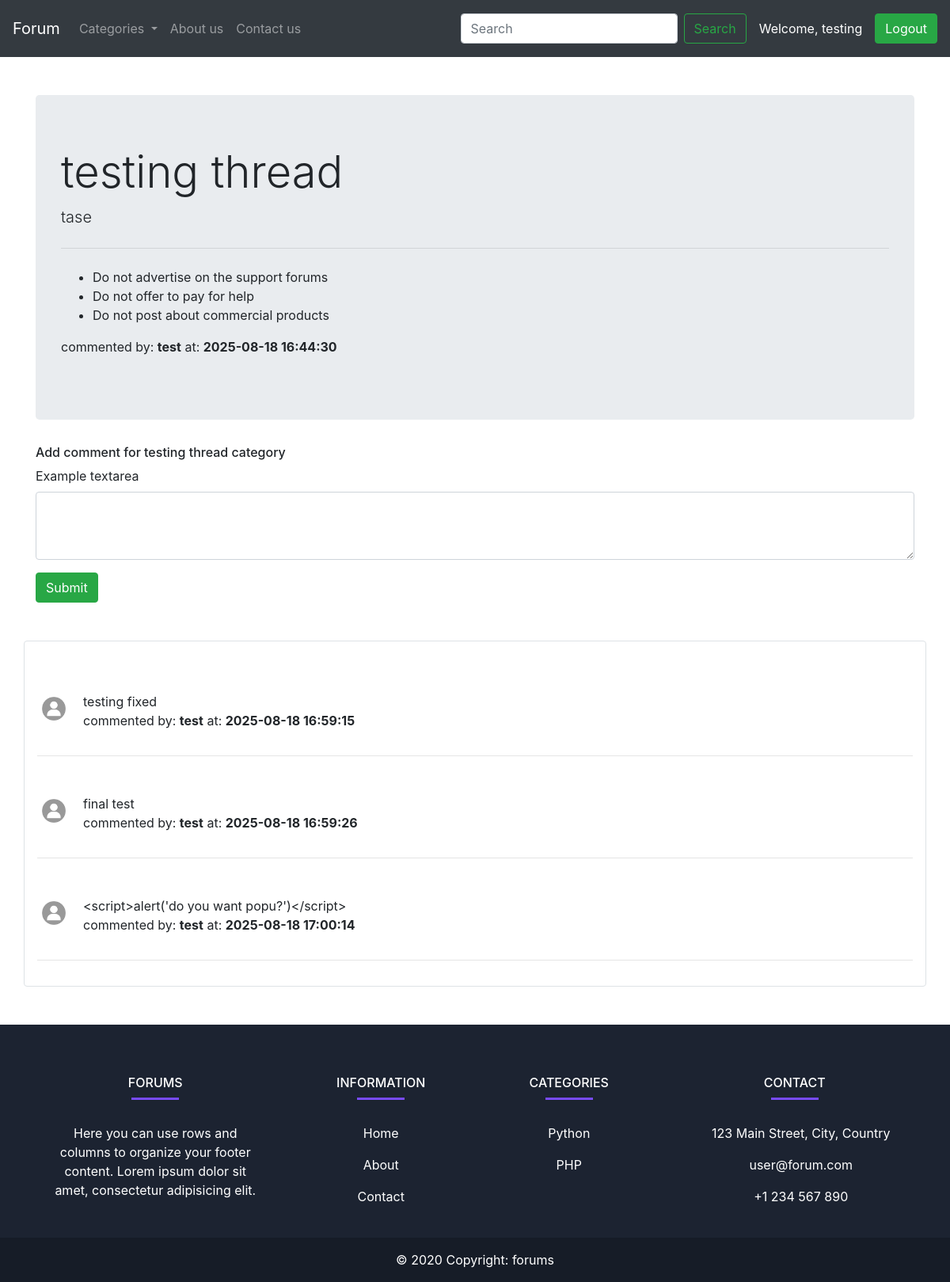
Screenshot of /thread.php?question_id=27 (signed in) with the database file from the repository.
### tables this page shows
CREATE TABLE IF NOT EXISTS `questions` (
  `ques_id` int NOT NULL AUTO_INCREMENT,
  `ques_title` varchar(255) NOT NULL,
  `ques_desc` text NOT NULL,
  `ques_cat_id` int NOT NULL,
  `ques_user_id` int NOT NULL,
  `ques_cr_time` datetime NOT NULL DEFAULT CURRENT_TIMESTAMP,
  PRIMARY KEY (`ques_id`)
);

CREATE TABLE IF NOT EXISTS `users` (
  `srno` int NOT NULL AUTO_INCREMENT,
  `username` varchar(30) NOT NULL,
  `email` varchar(30) NOT NULL,
  `password` varchar(255) NOT NULL,
  `created_date` datetime NOT NULL DEFAULT CURRENT_TIMESTAMP,
  PRIMARY KEY (`srno`)
);

CREATE TABLE IF NOT EXISTS `comments` (
  `comm_id` int NOT NULL AUTO_INCREMENT,
  `comm_desc` text NOT NULL,
  `ques_id` int NOT NULL,
  `comm_user_id` int NOT NULL,
  `comm_time` datetime NOT NULL DEFAULT CURRENT_TIMESTAMP,
  PRIMARY KEY (`comm_id`)
);

### thread.php (the view, shortened to what this page needs)
<?php
include 'partial/_db_connection.php';
$qus_id = $_GET['question_id'];
$sql = "SELECT * FROM `questions` WHERE `ques_id` = '$qus_id'";
$result = mysqli_query($conn,$sql);
while ($rows = mysqli_fetch_assoc($result)) {
    $ques_title = $rows['ques_title'];
    $ques_desc = $rows['ques_desc'];
    $ques_time = $rows['ques_cr_time'];
    $ques_user_id = $rows['ques_user_id'];
}
 $sql2 = "SELECT * FROM users WHERE `srno` = '$ques_user_id'";
       $result2 = mysqli_query($conn,$sql2);
       $rows2 = mysqli_fetch_assoc($result2);
?>
<!doctype html>
<html lang="en">
<head>
    <link rel="stylesheet" href="https://cdn.jsdelivr.net/npm/bootstrap@4.4.1/dist/css/bootstrap.min.css"
>
    <link rel="stylesheet" href="style.css">
</head>
<body>
    <?php
    include 'partial/_header.php' ;
    ?>
    <div class="container mt-5">
        <div class="jumbotron">
            <h1 class="display-4"><?php echo $ques_title?></h1>
            <p class="lead"><?php echo $ques_desc ?></p>
            <hr class="my-4">
            <p><ul>
                <li>Do not advertise on the support forums</li>
                 <li>Do not offer to pay for help</li>
                  <li>Do not post about commercial products</li>
            </ul></p>
           <?php echo  '<p>commented by: <b>'.$rows2["username"] .'</b> at: <b>'.$ques_time.'</b></p>'?>
        </div>
    </div>
    <div class="container">
        <h6>Add comment for <?php echo $ques_title ?> category</h6>
        <?php
         if(isset($_SESSION['username']) && $_SESSION['username']== true){
       echo '<form action="'.$_SERVER['PHP_SELF'].'" method="POST">
  <div class="form-group">
  <input type= "hidden" name="ques_id" value="'.$_GET['question_id'].'">
    <input type= "hidden" name="user_id" value="'.$_SESSION['user_id'].'">
    <label for="comm_desc">Example textarea</label>
    <textarea class="form-control" id="comm_desc" rows="3" name="comm_desc"></textarea>
  </div>
  <button type="submit" class="btn btn-success">Submit</button>
</form>';
         }
         else {
            echo "Please login to start posting comment.";
         }
?>
    </div>
    <div class="container mt-5 border p-3 rounded">
    <?php
    $sql = "SELECT * FROM comments WHERE `ques_id` = '$qus_id'";
    $result = mysqli_query($conn,$sql);
    while ($rows = mysqli_fetch_assoc($result)) {
        $ques_fetch_desc = $rows['comm_desc'];
       $comm_fetch_time = $rows['comm_time'];
       $comm_user_id = $rows['comm_user_id'];
       $sql2 = "SELECT * FROM users WHERE `srno` = '$comm_user_id'";
       $result2 = mysqli_query($conn,$sql2);
       $rows2 = mysqli_fetch_assoc($result2);
           echo '
        <div class="media mt-5">
            <img src="images/user-profile.jpg" width="42px" class="mr-3" alt="user profile">
            <div class="media-body">
                '.$ques_fetch_desc.'
                <p>commented by: <b>'.$rows2['username'] .'</b> at: <b>'.$comm_fetch_time.'</b></p>
            </div>
        </div>
          <hr>';
    }
        ?>
    </div>
    <?php include 'partial/_footer.php' ?>
</body>
</html>

### rows the page displays
questions: ques_title "testing thread", ques_desc "tase", ques_cr_time "2025-08-18 16:44:30"
users: username "test"
comments: comm_desc "testing fixed", users.username "test", comm_time "2025-08-18 16:59:15"
comments: comm_desc "final test", users.username "test", comm_time "2025-08-18 16:59:26"
comments: comm_desc "<script>alert('do you want popu?')</script>", users.username "test", comm_time "2025-08-18 17:00:14"

### other values shown
$_SESSION['username'] "testing"
